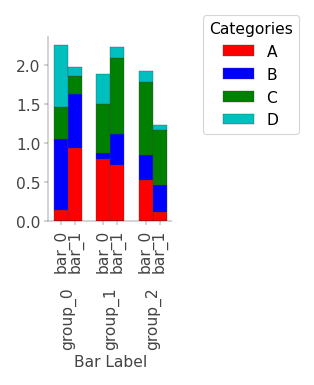

Source code (Python):
import numpy as np
import matplotlib.pyplot as plt
from validating_models.drawing_utils import GroupedStackedHistogram
categorical_labels = ['A','B','C','D']
categorical_colors = ['r','b','g','c']
num_groups = 3
num_bars_per_group = 2
data = np.random.rand(len(categorical_labels), num_groups, num_bars_per_group)
figure_size = (GroupedStackedHistogram.get_width(num_groups, num_bars_per_group), 3)
plot = GroupedStackedHistogram([data[0,:,:],data[1,:,:],data[2,:,:],data[3,:,:]],figure_size)
bar_labels = [f'bar_{i}' for i in np.arange(num_bars_per_group)]
group_labels = [f'group_{j}' for j in np.arange(num_groups)]
plot.draw(bar_labels, 'Bar Label', group_labels=group_labels, categorical_labels=categorical_labels, categorical_colors=categorical_colors)
plot.draw_legend()
